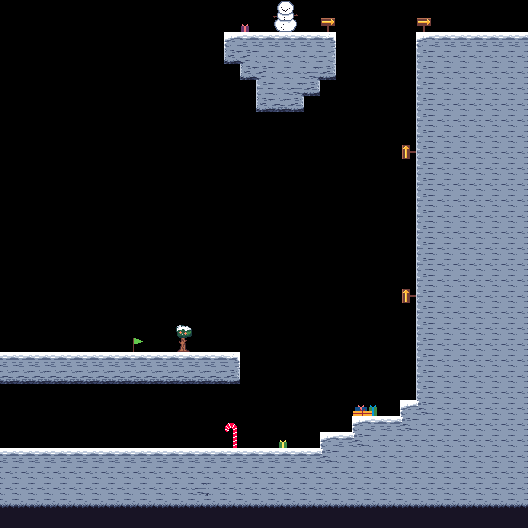

The image is a tile-based game level rendered from a .tmx file. Its description and complete source (layers, tilesets, objects, tile grids) follow:
An orthogonal 33x33 tile map with 16x16 px tiles, 1 tile layer (Tile Layer 1).

<map version="1.10" tiledversion="1.10.1" orientation="orthogonal" renderorder="right-down" width="33" height="33" tilewidth="16" tileheight="16" infinite="0" nextlayerid="2" nextobjectid="1">
 <tileset firstgid="1" source="penguinGaimTileset.tsx" />
 <layer id="1" name="Tile Layer 1" width="33" height="33">
  <data encoding="csv">
0,0,0,0,0,0,0,0,0,0,0,0,0,0,0,0,0,29,30,0,0,0,0,0,0,0,0,0,0,0,0,0,0,
0,0,0,0,0,0,0,0,0,0,0,0,0,0,0,50,0,39,40,0,24,0,0,0,0,0,24,0,0,0,0,0,0,
0,0,0,0,0,0,0,0,0,0,0,0,0,0,1,2,2,2,2,2,3,0,0,0,0,0,1,2,2,2,2,2,2,
0,0,0,0,0,0,0,0,0,0,0,0,0,0,21,32,12,12,12,12,13,0,0,0,0,0,11,12,12,12,12,12,12,
0,0,0,0,0,0,0,0,0,0,0,0,0,0,0,21,32,12,12,31,23,0,0,0,0,0,11,12,12,12,12,12,12,
0,0,0,0,0,0,0,0,0,0,0,0,0,0,0,0,11,12,31,23,0,0,0,0,0,0,11,12,12,12,12,12,12,
0,0,0,0,0,0,0,0,0,0,0,0,0,0,0,0,21,22,23,0,0,0,0,0,0,0,11,12,12,12,12,12,12,
0,0,0,0,0,0,0,0,0,0,0,0,0,0,0,0,0,0,0,0,0,0,0,0,0,0,11,12,12,12,12,12,12,
0,0,0,0,0,0,0,0,0,0,0,0,0,0,0,0,0,0,0,0,0,0,0,0,0,0,11,12,12,12,12,12,12,
0,0,0,0,0,0,0,0,0,0,0,0,0,0,0,0,0,0,0,0,0,0,0,0,0,1610612760,11,12,12,12,12,12,12,
0,0,0,0,0,0,0,0,0,0,0,0,0,0,0,0,0,0,0,0,0,0,0,0,0,0,11,12,12,12,12,12,12,
0,0,0,0,0,0,0,0,0,0,0,0,0,0,0,0,0,0,0,0,0,0,0,0,0,0,11,12,12,12,12,12,12,
0,0,0,0,0,0,0,0,0,0,0,0,0,0,0,0,0,0,0,0,0,0,0,0,0,0,11,12,12,12,12,12,12,
0,0,0,0,0,0,0,0,0,0,0,0,0,0,0,0,0,0,0,0,0,0,0,0,0,0,11,12,12,12,12,12,12,
0,0,0,0,0,0,0,0,0,0,0,0,0,0,0,0,0,0,0,0,0,0,0,0,0,0,11,12,12,12,12,12,12,
0,0,0,0,0,0,0,0,0,0,0,0,0,0,0,0,0,0,0,0,0,0,0,0,0,0,11,12,12,12,12,12,12,
0,0,0,0,0,0,0,0,0,0,0,0,0,0,0,0,0,0,0,0,0,0,0,0,0,0,11,12,12,12,12,12,12,
0,0,0,0,0,0,0,0,0,0,0,0,0,0,0,0,0,0,0,0,0,0,0,0,0,0,11,12,12,12,12,12,12,
0,0,0,0,0,0,0,0,0,0,0,0,0,0,0,0,0,0,0,0,0,0,0,0,0,1610612760,11,12,12,12,12,12,12,
0,0,0,0,0,0,0,0,0,0,0,0,0,0,0,0,0,0,0,0,0,0,0,0,0,0,11,12,12,12,12,12,12,
0,0,0,0,0,0,0,0,0,0,0,28,0,0,0,0,0,0,0,0,0,0,0,0,0,0,11,12,12,12,12,12,12,
0,0,0,0,0,0,0,0,43,0,0,38,0,0,0,0,0,0,0,0,0,0,0,0,0,0,11,12,12,12,12,12,12,
2,2,2,2,2,2,2,2,2,2,2,2,2,2,3,0,0,0,0,0,0,0,0,0,0,0,11,12,12,12,12,12,12,
22,22,22,22,22,22,22,22,22,22,22,22,22,22,23,0,0,0,0,0,0,0,0,0,0,0,11,12,12,12,12,12,12,
0,0,0,0,0,0,0,0,0,0,0,0,0,0,0,0,0,0,0,0,0,0,0,0,0,0,11,12,12,12,12,12,12,
0,0,0,0,0,0,0,0,0,0,0,0,0,0,0,0,0,0,0,0,0,0,45,46,0,1,42,12,12,12,12,12,12,
0,0,0,0,0,0,0,0,0,0,0,0,0,0,34,0,0,0,0,0,0,0,1,2,2,42,12,12,12,12,12,12,12,
0,0,0,0,0,0,0,0,0,0,0,0,0,0,44,0,0,7,0,0,1,2,42,12,12,12,12,12,12,12,12,12,12,
2,2,2,2,2,2,2,2,2,2,2,2,2,2,2,2,2,2,2,2,42,12,12,12,12,12,12,12,12,12,12,12,12,
12,12,12,12,12,12,12,12,12,12,12,12,12,12,12,12,12,12,12,12,12,12,12,12,12,12,12,12,12,12,12,12,12,
12,12,12,12,12,12,12,12,12,12,12,12,31,12,12,12,12,12,12,12,12,12,12,12,12,12,12,12,12,12,12,12,12,
4,4,4,4,4,4,4,4,4,4,4,4,4,4,4,4,4,4,4,4,4,4,4,4,4,4,4,4,4,4,4,4,4,
14,14,14,14,14,14,14,14,14,14,14,14,14,14,14,14,14,14,14,14,14,14,14,14,14,14,14,14,14,14,14,14,14
</data>
 </layer>
</map>
